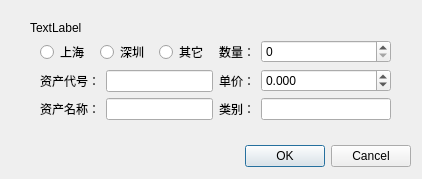
<?xml version="1.0" encoding="UTF-8"?>
<ui version="4.0">
 <class>myInsertAsset</class>
 <widget class="QDialog" name="myInsertAsset">
  <property name="geometry">
   <rect>
    <x>0</x>
    <y>0</y>
    <width>422</width>
    <height>179</height>
   </rect>
  </property>
  <property name="windowTitle">
   <string>添加资产</string>
  </property>
  <widget class="QDialogButtonBox" name="buttonBox">
   <property name="geometry">
    <rect>
     <x>240</x>
     <y>140</y>
     <width>171</width>
     <height>32</height>
    </rect>
   </property>
   <property name="orientation">
    <enum>Qt::Horizontal</enum>
   </property>
   <property name="standardButtons">
    <set>QDialogButtonBox::Cancel|QDialogButtonBox::Ok</set>
   </property>
  </widget>
  <widget class="QLabel" name="labelAccount">
   <property name="geometry">
    <rect>
     <x>30</x>
     <y>20</y>
     <width>201</width>
     <height>16</height>
    </rect>
   </property>
   <property name="text">
    <string>TextLabel</string>
   </property>
  </widget>
  <widget class="QWidget" name="horizontalLayoutWidget">
   <property name="geometry">
    <rect>
     <x>40</x>
     <y>40</y>
     <width>351</width>
     <height>101</height>
    </rect>
   </property>
   <layout class="QHBoxLayout" name="horizontalLayout" stretch="1,1">
    <item>
     <layout class="QVBoxLayout" name="verticalLayout" stretch="1,3">
      <item>
       <layout class="QHBoxLayout" name="hlMarket">
        <item>
         <widget class="QRadioButton" name="radioSH">
          <property name="text">
           <string>上海</string>
          </property>
         </widget>
        </item>
        <item>
         <widget class="QRadioButton" name="radioSZ">
          <property name="text">
           <string>深圳</string>
          </property>
         </widget>
        </item>
        <item>
         <widget class="QRadioButton" name="radioOther">
          <property name="text">
           <string>其它</string>
          </property>
         </widget>
        </item>
       </layout>
      </item>
      <item>
       <layout class="QFormLayout" name="formLayout">
        <item row="0" column="0">
         <widget class="QLabel" name="labelAssetCode">
          <property name="text">
           <string>资产代号：</string>
          </property>
         </widget>
        </item>
        <item row="0" column="1">
         <widget class="QLineEdit" name="lineEditAssetCode"/>
        </item>
        <item row="1" column="0">
         <widget class="QLabel" name="labelAssetName">
          <property name="text">
           <string>资产名称：</string>
          </property>
         </widget>
        </item>
        <item row="1" column="1">
         <widget class="QLineEdit" name="lineEditAssetName"/>
        </item>
       </layout>
      </item>
     </layout>
    </item>
    <item>
     <layout class="QFormLayout" name="formLayout_2">
      <item row="2" column="0">
       <widget class="QLabel" name="labelPrice">
        <property name="text">
         <string>单价：</string>
        </property>
       </widget>
      </item>
      <item row="3" column="0">
       <widget class="QLabel" name="labelType">
        <property name="text">
         <string>类别：</string>
        </property>
        <property name="alignment">
         <set>Qt::AlignRight|Qt::AlignTrailing|Qt::AlignVCenter</set>
        </property>
       </widget>
      </item>
      <item row="3" column="1">
       <widget class="QLineEdit" name="lineEditType"/>
      </item>
      <item row="1" column="0">
       <widget class="QLabel" name="labelAmount">
        <property name="text">
         <string>数量：</string>
        </property>
       </widget>
      </item>
      <item row="2" column="1">
       <widget class="QDoubleSpinBox" name="spinBoxPrice">
        <property name="decimals">
         <number>3</number>
        </property>
        <property name="minimum">
         <double>-100000.000000000000000</double>
        </property>
        <property name="maximum">
         <double>100000.000000000000000</double>
        </property>
        <property name="singleStep">
         <double>0.100000000000000</double>
        </property>
       </widget>
      </item>
      <item row="1" column="1">
       <widget class="QSpinBox" name="spinBoxAmount">
        <property name="maximum">
         <number>1000000</number>
        </property>
        <property name="singleStep">
         <number>100</number>
        </property>
       </widget>
      </item>
     </layout>
    </item>
   </layout>
  </widget>
 </widget>
 <resources/>
 <connections>
  <connection>
   <sender>buttonBox</sender>
   <signal>accepted()</signal>
   <receiver>myInsertAsset</receiver>
   <slot>accept()</slot>
   <hints>
    <hint type="sourcelabel">
     <x>248</x>
     <y>254</y>
    </hint>
    <hint type="destinationlabel">
     <x>157</x>
     <y>274</y>
    </hint>
   </hints>
  </connection>
  <connection>
   <sender>buttonBox</sender>
   <signal>rejected()</signal>
   <receiver>myInsertAsset</receiver>
   <slot>reject()</slot>
   <hints>
    <hint type="sourcelabel">
     <x>316</x>
     <y>260</y>
    </hint>
    <hint type="destinationlabel">
     <x>286</x>
     <y>274</y>
    </hint>
   </hints>
  </connection>
 </connections>
</ui>
